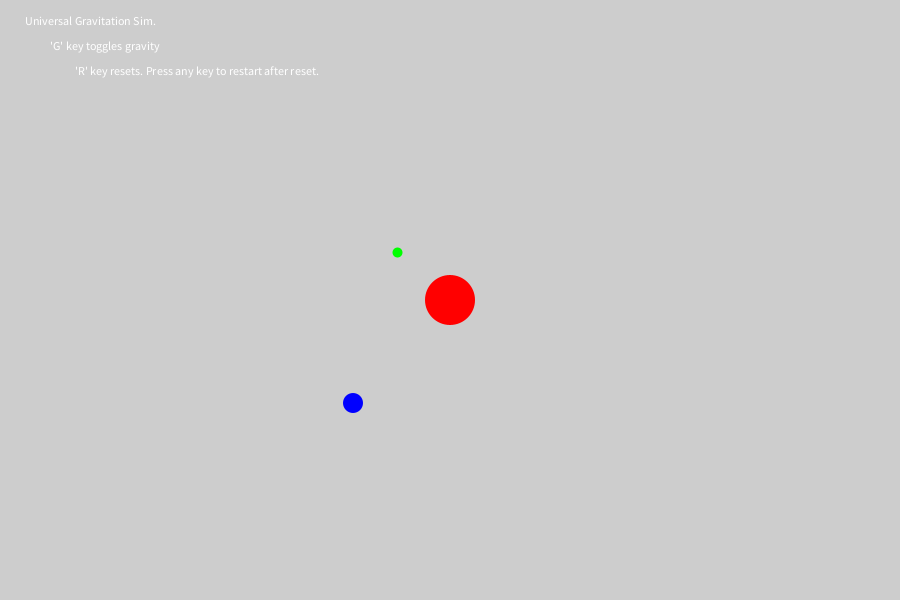
Frame 1 (no input)
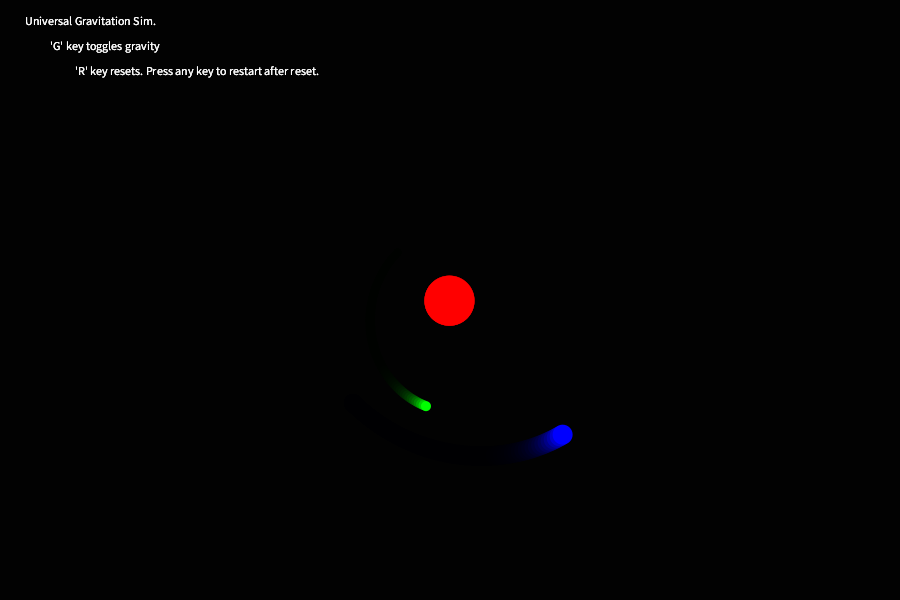
Frame 60 (the mouse pressed at the canvas centre just before this capture)
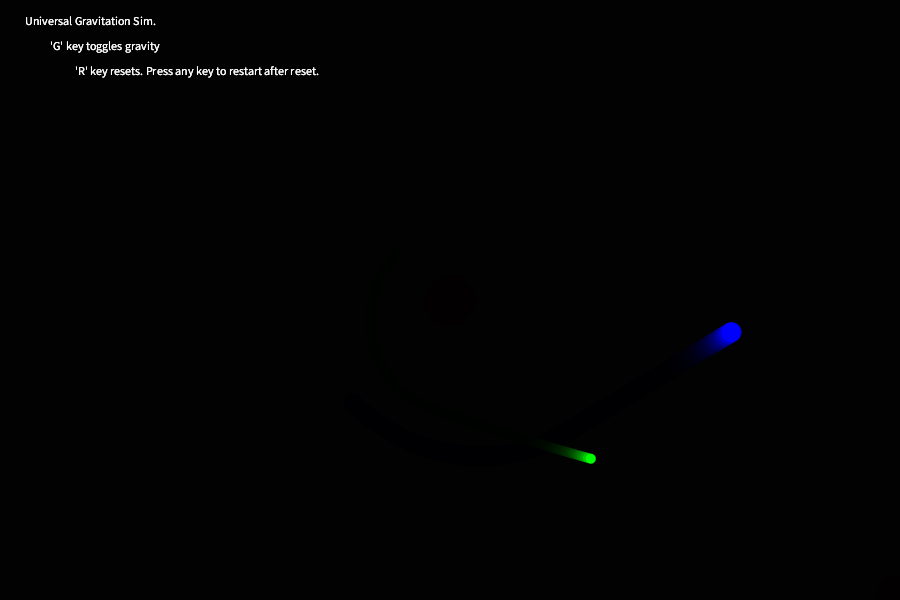
Frame 120 (the mouse held since frame 60 and released just before this capture)

The Processing sketch that drew these frames (run headless with seeded random() and noise(); from frame 60 on, the mouse is pressed at the canvas centre):

// Processing sketch: processing_22689
// ── processing_22689.pde

//Midterm project
//universal gravitation simulation
//canniballized code from the PVector tutorial
//processing.org/learning/pvector
//connecting 3 points in space with gravitational force.
//Graham Strang
Mover mover;

void setup() {
  size(900,600);
  smooth();
  background(255);
  mover = new Mover();
  
}
 
void draw() {
  noStroke();
  fill(0,50);
  rect(0,0,width,height);
  fill(255);
  text("Universal Gravitation Sim." ,25, 25);
  text("'G' key toggles gravity" , 50, 50);
  text("'R' key resets. Press any key to restart after reset.", 75, 75);
 
   
  mover.update();
  mover.checkEdges();
  mover.display();
  
  
}
class Mover {
  PVector location1;
  PVector location2;
  PVector location3;
  PVector location4;
  PVector velocity1;
  PVector velocity2;
  PVector velocity3;
  PVector velocity4;
  PVector acceleration1;
  PVector acceleration2;
  PVector acceleration3;
  PVector acceleration4;
  PVector acceleration5;
  PVector acceleration6;
 
  Mover() {
    location1 = new PVector(width/2, height/2); //my own setting
    location2 = new PVector((width/2)-50,(height/2)-50);
    location3 = new PVector((width/2)-100,(height/2) + 100);
    velocity1 = new PVector(0,0); //my own setting
    velocity2 = new PVector(-2.5,2.5);
    velocity3 = new PVector(3,3);
    
    //object gravities 
    acceleration1 = new PVector(0,0); //#1 to 2
    acceleration2 = new PVector(0,0); //#2 to 1
    acceleration3 = new PVector(0,0); //#3 to 1
    acceleration4 = new PVector(0,0); //#1 to 3
    acceleration5 = new PVector(0,0); //#2 to 3
    acceleration6 = new PVector(0,0); //#3 to 2
  
  }
 
  void update() {
    
    velocity1.add(acceleration1);
    velocity2.add(acceleration2);
    velocity3.add(acceleration3);
    velocity1.add(acceleration4);
    velocity2.add(acceleration5);
    velocity3.add(acceleration6);
    location1.add(velocity1);
    location2.add(velocity2);
    location3.add(velocity3);
  
    //Gravitational attraction for object 1 to 2
    float gravityA = dist(location1.x, location1.y, location2.x, location2.y);
    map(gravityA,0, width, .0001, .1); 
    PVector dir1 = PVector.sub(location1, location2);
    dir1.normalize();
    dir1.mult(-.02/gravityA);
    acceleration1 = dir1;   
   //object 2 to 1
    float gravityB = dist(location2.x, location2.y, location1.x, location1.y);
    map(gravityB,0, width, .0001, 6);
    PVector dir2 = PVector.sub(location2, location1);
    dir2.normalize();
    dir2.mult(-9/gravityB);
    acceleration2 = dir2;
    
    //object 3 to 1
    float gravityC = dist(location3.x, location3.y, location1.x, location1.y);
    map(gravityC,0, width, .0001, 6);
    PVector dir3 = PVector.sub(location3, location1);
    dir3.normalize();
    dir3.mult(-13/gravityC);
    acceleration3 = dir3;
    //object 1 to 3
    float gravityD = dist(location1.x, location1.y, location3.x, location3.y);
    map(gravityD,0, width, .0001, .1);
    PVector dir4 = PVector.sub(location1, location3);
    dir4.normalize();
    dir4.mult(-.07/gravityD);
    acceleration4 = dir4;
    
    //object 2 to 3
    float gravityE = dist(location2.x, location2.y, location3.x, location3.y);
    map(gravityE,0, width, .0001, 2);
    PVector dir5 = PVector.sub(location2, location3);
    dir5.normalize();
    dir5.mult(-1/gravityE);
    acceleration5 = dir5;
    //object 3 to 2
    float gravityF = dist(location3.x, location3.y, location2.x, location2.y);
    map(gravityF,0, width, .0001, .5);
    PVector dir6 = PVector.sub(location3, location2);
    dir6.normalize();
    dir6.mult(-.5/gravityF);
    acceleration6 = dir6;
   
    //Allows gravity to be turned off and on
    if(key == 'g' || key == 'G'){
      acceleration1.x = 0;
      acceleration2.x = 0;
      acceleration3.x = 0;
      acceleration4.x = 0;
      acceleration5.x = 0;
      acceleration6.x = 0;
      acceleration1.y = 0;
      acceleration2.y = 0;
      acceleration3.y = 0;
      acceleration4.y = 0;
      acceleration5.y = 0;
      acceleration6.y = 0;
    }
    else if(key == 'r' || key == 'R'){
      acceleration1.x = dir1.x;
      acceleration2.x = dir2.x;
      acceleration3.x = dir3.x;
      acceleration4.x = dir4.x;
      acceleration5.x = dir5.x;
      acceleration6.x = dir6.x;
      acceleration1.y = dir1.y;
      acceleration2.y = dir2.y;
      acceleration3.y = dir3.y;
      acceleration4.y = dir4.y;
      acceleration5.y = dir5.y;
      acceleration6.y = dir6.y;
      location1.x = width/2;
      location2.x = (width/2) - 50;
      location3.x = (width/2) - 100;
      location1.y = height/2;
      location2.y = (height/2) - 50;
      location3.y = (height/2) + 100;
      velocity1.x = 0;
      velocity2.x = -2.5;
      velocity3.x = 3;
      velocity1.y = 0;
      velocity2.y = 2.5;
      velocity3.y = 3;
  }
  }
 
  void display() {
    noStroke();
    fill(255,0,0);
    ellipse(location1.x,location1.y,50,50);
    fill(0,255,0);
    ellipse(location2.x, location2.y, 10, 10);
    fill(0,0,255);
    ellipse(location3.x, location3.y, 20, 20);
   
  }
 
  void checkEdges() {  
    
    //This lets you move the star and the two bodies. 
    // Original code taken from previous excercises and programs in class.
    dist(location1.x, location1.y, mouseX, mouseY);
    dist(location2.x, location2.y, mouseX, mouseY);
    dist(location3.x, location3.y, mouseX, mouseY);
    
    //object #1
    if(dist(location1.x, location1.y, mouseX, mouseY) < 16){
      if (mousePressed == true) {
        location1.x = mouseX;
        location1.y = mouseY;
        velocity1.x = mouseX - pmouseX;
        velocity1.y = mouseY - pmouseY;
      }
    }
    //object #2
    if(dist(location2.x, location2.y, mouseX, mouseY) < 16){
      if (mousePressed == true) {
        location2.x = mouseX;
        location2.y = mouseY;
        velocity2.x = mouseX - pmouseX;
        velocity2.y = mouseY - pmouseY;
    
  }
}
    //object #3
    if(dist(location3.x, location3.y, mouseX, mouseY) < 32){
      if (mousePressed == true) {
        location3.x = mouseX;
        location3.y = mouseY;
        velocity3.x = mouseX - pmouseX;
        velocity3.y = mouseY - pmouseY;
      }
    }
  }
}
